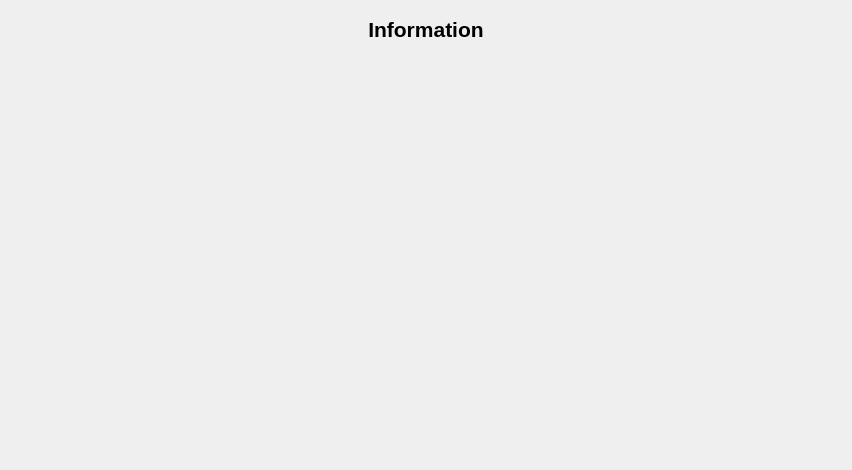
<?xml version="1.0" encoding="UTF-8"?>
<ui version="4.0">
 <class>InformationPage</class>
 <widget class="QWidget" name="InformationPage">
  <property name="geometry">
   <rect>
    <x>0</x>
    <y>0</y>
    <width>852</width>
    <height>429</height>
   </rect>
  </property>
  <property name="windowTitle">
   <string>Form</string>
  </property>
  <layout class="QVBoxLayout" name="verticalLayout">
   <item>
    <widget class="QWidget" name="contentWidget" native="true">
     <property name="sizePolicy">
      <sizepolicy hsizetype="Preferred" vsizetype="Expanding">
       <horstretch>0</horstretch>
       <verstretch>0</verstretch>
      </sizepolicy>
     </property>
     <property name="autoFillBackground">
      <bool>false</bool>
     </property>
     <layout class="QVBoxLayout" name="verticalLayout_2">
      <property name="spacing">
       <number>8</number>
      </property>
      <property name="topMargin">
       <number>6</number>
      </property>
      <item>
       <widget class="QLabel" name="lblContent">
        <property name="font">
         <font>
          <pointsize>16</pointsize>
          <weight>75</weight>
          <bold>true</bold>
         </font>
        </property>
        <property name="text">
         <string>Information</string>
        </property>
        <property name="alignment">
         <set>Qt::AlignCenter</set>
        </property>
       </widget>
      </item>
      <item>
       <layout class="QHBoxLayout" name="horizontalLayout">
        <item>
         <spacer name="horizontalSpacer_2">
          <property name="orientation">
           <enum>Qt::Horizontal</enum>
          </property>
          <property name="sizeHint" stdset="0">
           <size>
            <width>40</width>
            <height>20</height>
           </size>
          </property>
         </spacer>
        </item>
        <item>
         <widget class="QLabel" name="infoComing">
          <property name="minimumSize">
           <size>
            <width>400</width>
            <height>400</height>
           </size>
          </property>
          <property name="autoFillBackground">
           <bool>false</bool>
          </property>
          <property name="text">
           <string/>
          </property>
          <property name="scaledContents">
           <bool>true</bool>
          </property>
         </widget>
        </item>
        <item>
         <spacer name="horizontalSpacer">
          <property name="orientation">
           <enum>Qt::Horizontal</enum>
          </property>
          <property name="sizeHint" stdset="0">
           <size>
            <width>40</width>
            <height>20</height>
           </size>
          </property>
         </spacer>
        </item>
       </layout>
      </item>
     </layout>
    </widget>
   </item>
   <item>
    <spacer name="verticalSpacer_2">
     <property name="orientation">
      <enum>Qt::Vertical</enum>
     </property>
     <property name="sizeHint" stdset="0">
      <size>
       <width>20</width>
       <height>40</height>
      </size>
     </property>
    </spacer>
   </item>
  </layout>
 </widget>
 <resources/>
 <connections/>
</ui>
